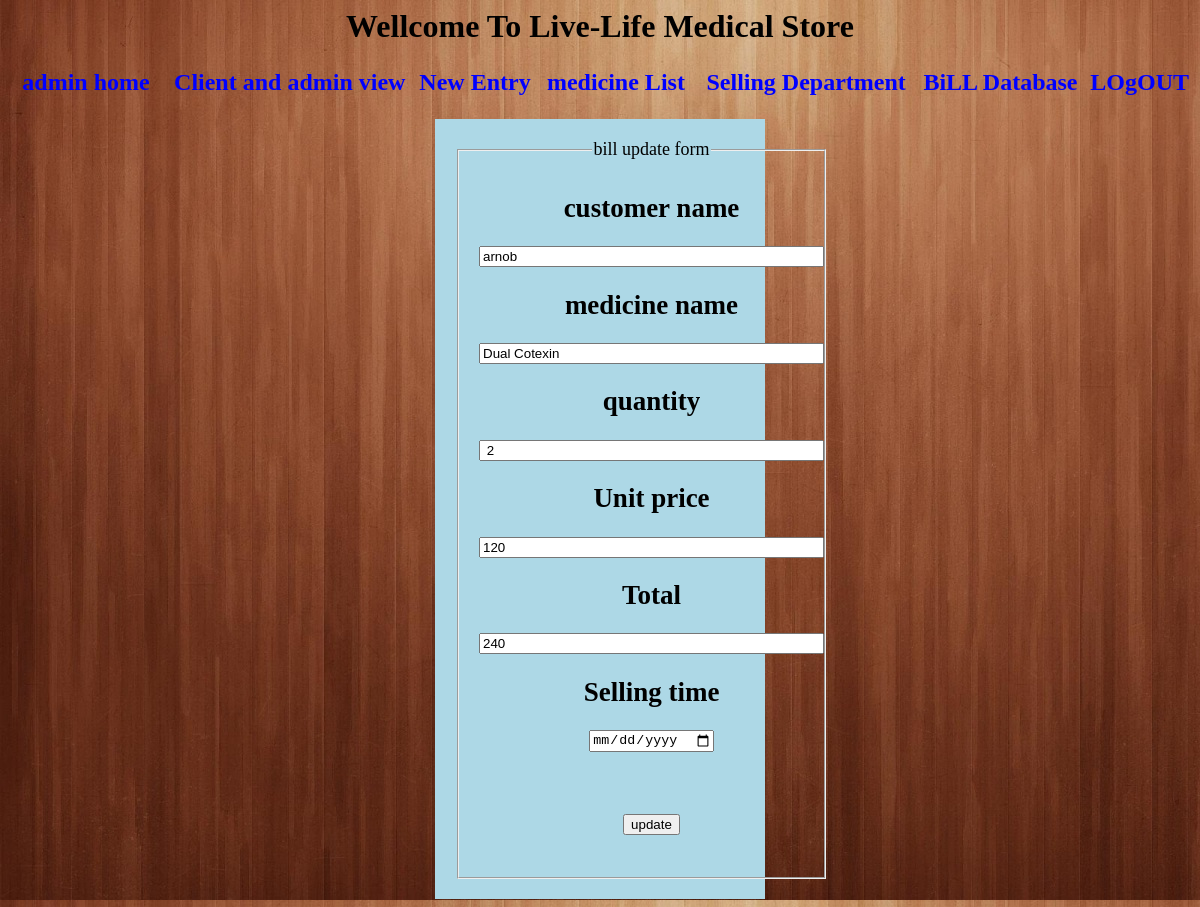
The app's page /code/update_bill.php?id=2 with its own data.
### tables this page shows
CREATE TABLE IF NOT EXISTS `bill` (
`id` int(11) NOT NULL,
  `customer_name` varchar(30) NOT NULL,
  `medicine_name` varchar(30) NOT NULL,
  `medicine_id` int(11) NOT NULL,
  `quantity` int(5) NOT NULL,
  `unit_price` int(5) NOT NULL,
  `total_price` int(5) NOT NULL,
  `selling_time` timestamp NOT NULL DEFAULT CURRENT_TIMESTAMP ON UPDATE CURRENT_TIMESTAMP
);

### code/update_bill.php (the view, shortened to what this page needs)
<html>
<head>
</head>
<body>
<h1>Wellcome To Live-Life Medical Store</h1>
<div class="design">
<table border="0" class="info" style width="100%">
<thead>
<tr>
<th><a href="admin.php"  style="text-decoration:none"><span style="color:blue";><h2>admin home</h2></span></a></th>
<th><a href="admin_view.php"  style="text-decoration:none"><span style="color:blue";><h2>Client and admin view</h2></span></a></th>
<th><a href="new_entry.html"  style="text-decoration:none"><span style="color:blue";><h2>New Entry</h2></span></a></th>
<th><a href="medicine_view.php"  style="text-decoration:none"><span style="color:blue";><h2>medicine List</h2></span></a>
</th>
<th><a href="bill.php" style="text-decoration:none"><span style="color:blue";><h2>Selling Department</h2></span></a></th>
<th><a href="bill_data.php"  style="text-decoration:none"><span style="color:blue";><h2>BiLL Database</h2></span></a></th>
<th><a href="logout.php"  style="text-decoration:none"><span style="color:blue";><h2>LOgOUT</h2></span></a></th>
</tr>
</thead>
</table>
</div>
<html>
<head>
<link rel="stylesheet" href="main.css">
</head>
<body>
<?php
if(isset($_GET['id']))
{
	$id=$_GET['id'].'<br>';
	 $sql="select * from bill where `id`='$id'";
	$result=mysql_query($sql);
	while($row=mysql_fetch_assoc($result))
	{
?>
<form id="form" action="" method="POST">
<fieldset id="field">
<legend>bill update form</legend>
<h2>customer name<h2><input type="text" id="cname" name="cname" width="20" size="40" placeholder="user name" value="<?php echo $row['customer_name']; ?>"/><br>
<h2>medicine name<h2><input type="text" id="mname" name="mname"  width="10" size="40" placeholder="user name" value="<?php echo $row['medicine_name']; ?> "/><br>
<h2>quantity<h2><input type="text" id="cname" name="quantity"  width="10" size="40" placeholder="user name" value=" <?php echo $row['quantity']; ?>"/><br>
<h2>Unit price<h2><input type="text" id="cname" name="price"  width="10" size="40" placeholder="user name" value="<?php echo $row['unit_price']; ?>"/><br>
<h2>Total<h2><input type="text" id="cname" name="total"  width="10" size="40" placeholder="user name" value="<?php echo $row['total_price']; ?>"/><br>
<h2>Selling time<h2><input type="date" id="cname" name="stime"  width="10" size="40" placeholder="user name" value="<?php echo $row['selling_time']; ?>"/><br>
<br>
<br>
<input type="submit"name="update" value="update">
</fieldset>
</form>
<?php
	}
}
?>
</body>
</html>

### code/css/main.css (style rules this page uses)
body { background-color:lightblue; text-align:center; }
#form { background-color:lightblue; width:300px; margin:auto; padding: 20px 10px 20px 20px; }
#field { font-size:18; padding: 10px 0px 20px 20px; }
a { text-align:right; }

### code/update_bill.php (style rules this page uses)
body { text-align:center; background-image: url("im.PNG"); font:black; position absolute; left:30px; }
body { text-align:center; background-image: url("im.PNG"); font:black; }

### records on screen
bill: cname "arnob", mname "Dual Cotexin", quantity "2", price "120", total "240"
